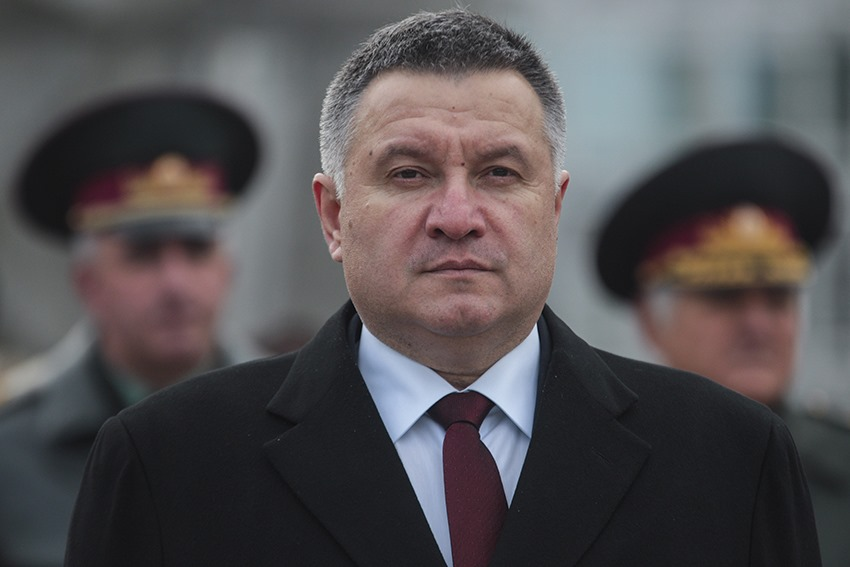
#> input picture resources/img1.jpg, 850 x 567 px
$ python opencv_app.py
#> lines starting #> are read from the running program, lines starting #| are printed output that depends on the picture; after the words box and inside, x2 and y2 are one past the last pixel; in counts of white or black regions, pixels touching at a corner belong together
import cv2
import numpy as np


img = cv2.imread('resources/img1.jpg')
#> img is the input picture: shape (567, 850, 3); mean B, G, R 82.4, 80.3, 84

kernel = np.ones((5,5), np.uint8)

imgGray = cv2.cvtColor(img, cv2.COLOR_BGR2GRAY)
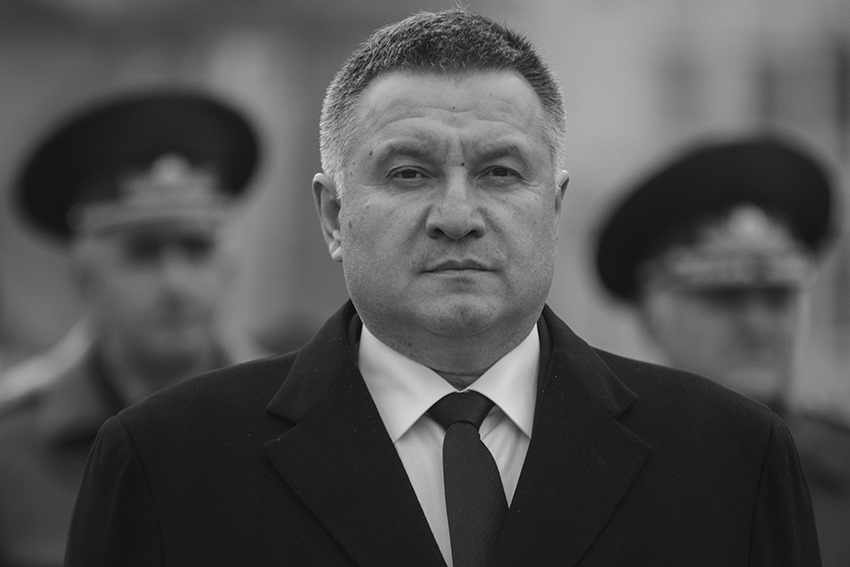
#> imgGray: shape (567, 850); min 0, max 243, mean 81.6
imgBlur = cv2.GaussianBlur(imgGray, (7, 7), 0)
imgCanny = cv2.Canny(img, 150, 200)
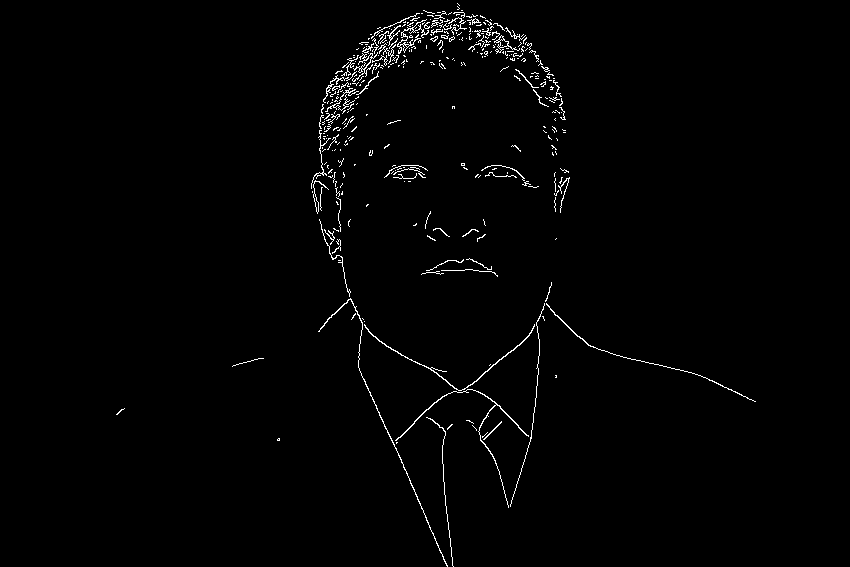
#> imgCanny: shape (567, 850); 1.3% white in thin lines or dots, all inside (x1, y1, x2, y2) = (116, 3, 756, 567)
imgDialition = cv2.dilate(imgCanny, kernel, iterations=3)
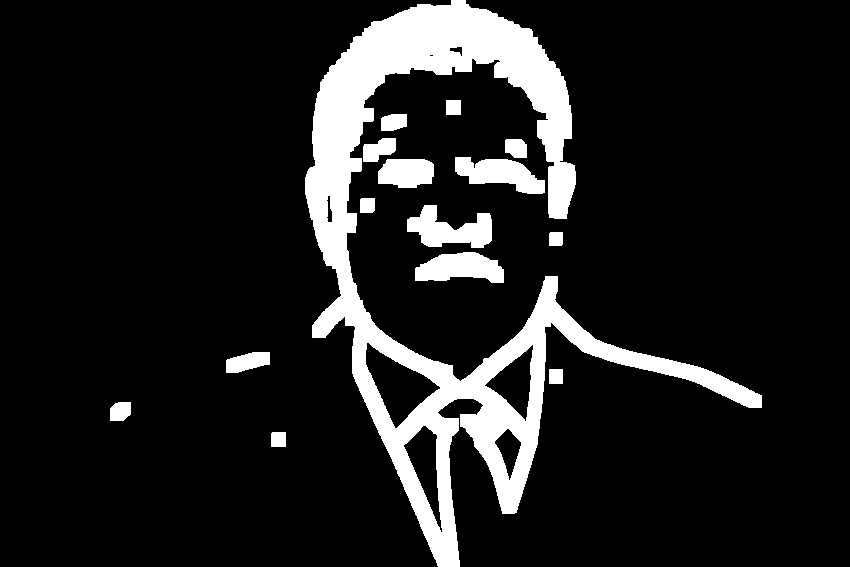
#> imgDialition: shape (567, 850); 12.3% white; 15 white regions, largest, box (x1, y1, x2, y2) and area: (305, 0, 762, 567) 48531, (407, 205, 492, 248) 2121, (455, 157, 545, 194) 1975
imgEroded = cv2.erode(imgDialition, kernel, iterations=1)
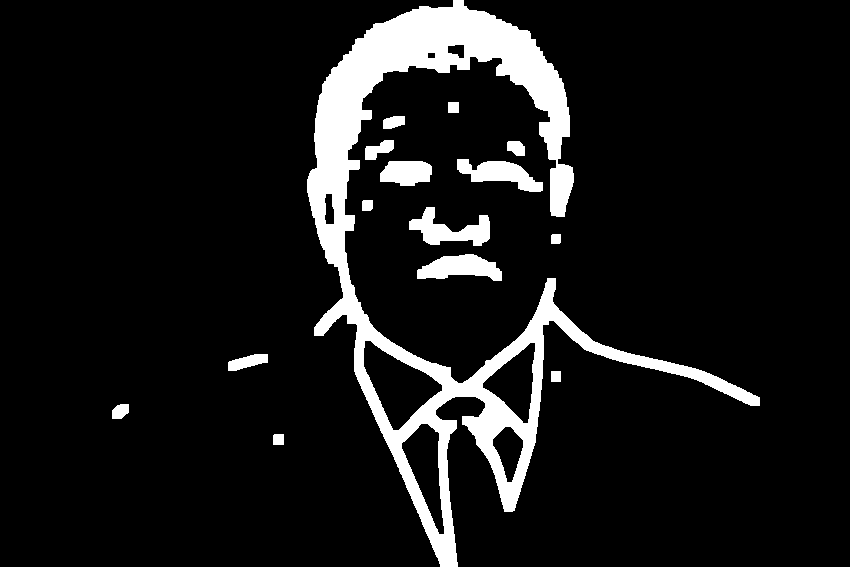
#> imgEroded: shape (567, 850); 9.6% white; 15 white regions, largest, box (x1, y1, x2, y2) and area: (307, 0, 760, 567) 38557, (409, 207, 490, 246) 1529, (417, 254, 502, 281) 1490

# cv2.imshow('imgGray', imgGray)
# cv2.imshow('imgBlur', imgBlur)
cv2.imshow('imgCanny', imgCanny)
cv2.imshow('imgDialition', imgDialition)
cv2.imshow('imgEroded', imgEroded)
cv2.waitKey(0)

$ run again, with resources/img2.jpg copied over resources/img1.jpg
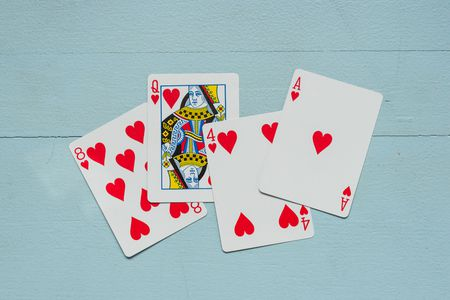
#> input picture resources/img2.jpg, 450 x 300 px
#> img is the input picture: shape (300, 450, 3); mean B, G, R 190.2, 186.1, 169.5
#> `imgCanny = cv2.Canny(img, 150, 200)`:
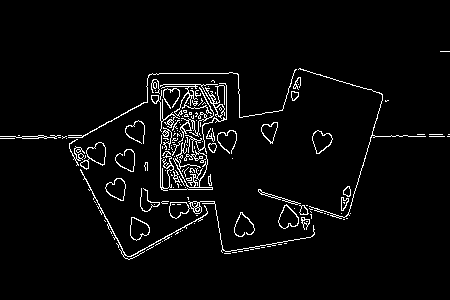
#> imgCanny: shape (300, 450); 3.8% white in thin lines or dots, all inside (x1, y1, x2, y2) = (0, 51, 450, 260)
#> imgDialition: shape (300, 450); 28.7% white; 3 white regions, box (x1, y1, x2, y2) and area: (0, 62, 450, 266) 37490, (306, 124, 339, 160) 1017, (434, 45, 450, 58) 208
#> `imgEroded = cv2.erode(imgDialition, kernel, iterations=1)`:
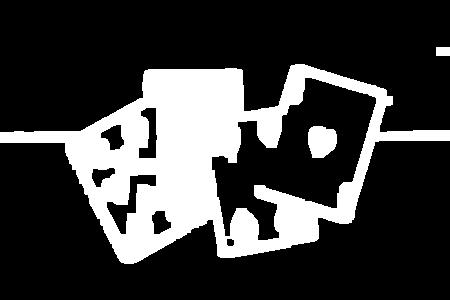
#> imgEroded: shape (300, 450); 24% white; 3 white regions, box (x1, y1, x2, y2) and area: (0, 64, 450, 264) 31510, (308, 126, 337, 158) 757, (436, 47, 450, 56) 126
